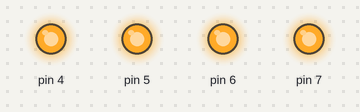
A sketch run on a simulated Arduino Nano, built with avr-gcc and run on an emulated ATmega328P. On the bench: output pins drawn as LEDs (lit = HIGH).

Above: at 0.1 s.
Timing chart, 0 to 1.6 s (numbered marks = the images above):
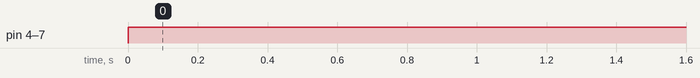

Measured:
- by itself, pin 4–7: LOW → HIGH at 0.00 s

The sketch:

sketch_jan03b.ino
```cpp
int middle,right,left,right_most,left_most,right_flag,left_flag;

void setup()
{
  Serial.begin(9600);
  pinMode(A0,INPUT);
  pinMode(A1,INPUT);
  pinMode(A2,INPUT);
  pinMode(A3,INPUT);
  pinMode(A4,INPUT);
  pinMode(A5,INPUT);
  pinMode(A6,INPUT);

  pinMode(7,OUTPUT);
  pinMode(6,OUTPUT);
  pinMode(5,OUTPUT);
  pinMode(4,OUTPUT);

}

void loop()
{
  digitalWrite(7,HIGH);
  analogWrite(6,255);

  digitalWrite(4,HIGH);
  analogWrite(5,255);
}

void Sensor_test()
{
  middle=analogRead(A3);
  right=analogRead(A4);
  left=analogRead(A2);
  right_most=analogRead(A5);
  left_most=analogRead(A1);
  right_flag=analogRead(A6);
  left_flag=analogRead(A0);
}
```
